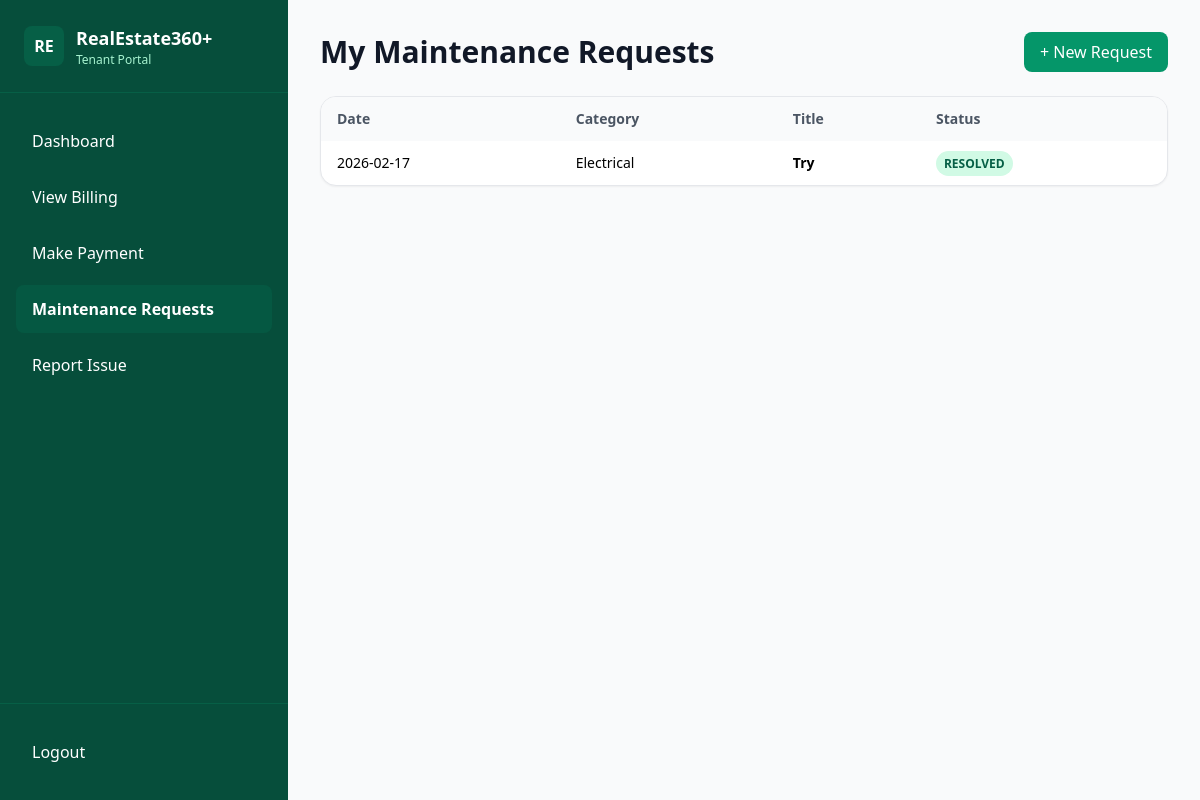
The page /maintenance/ (signed in) on the database as committed earlier.
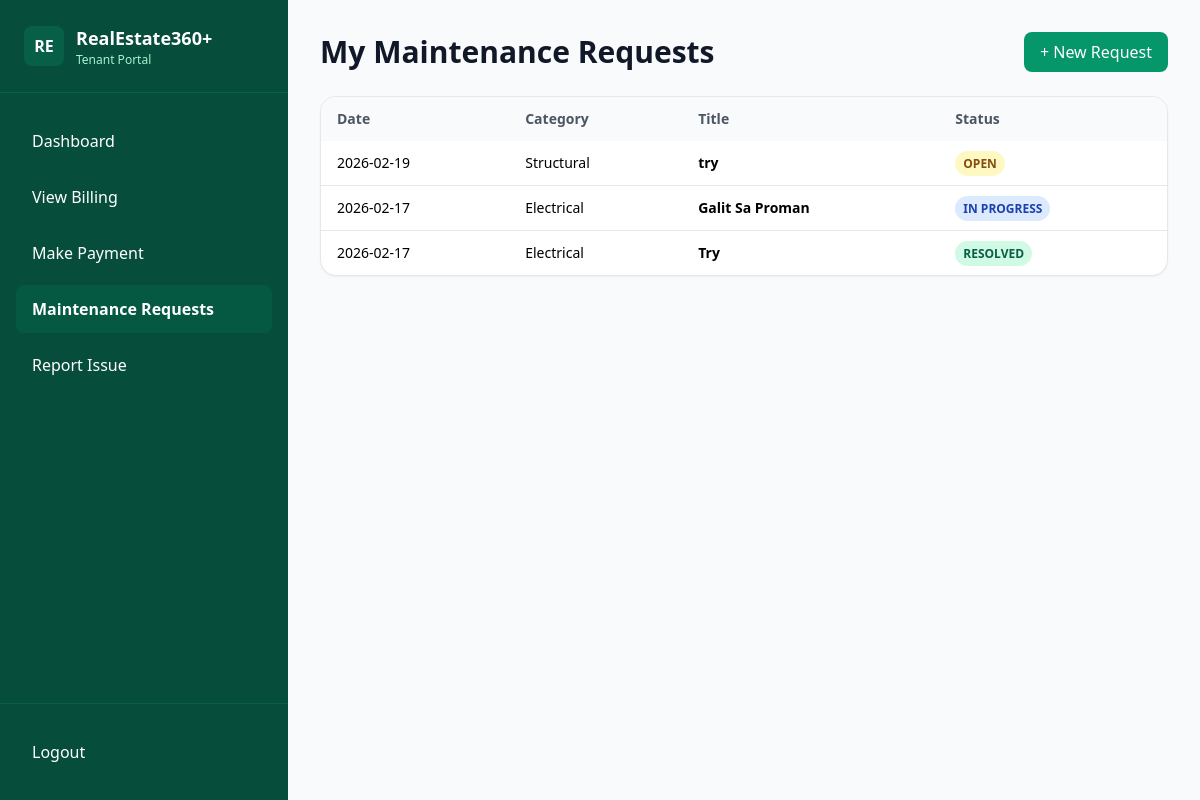
The same page on the database as committed later.
### maintenance/models.py (models this page shows, shortened)
class MaintenanceRequest(models.Model):
    CATEGORY_CHOICES = [
        ("PLUMBING", "Plumbing"),
        ("ELECTRICAL", "Electrical"),
        ("STRUCTURAL", "Structural"),
        ("OTHER", "Other"),
    ]
    STATUS_CHOICES = [
        ("OPEN", "Open"),
        ("IN_PROGRESS", "In Progress"),
        ("RESOLVED", "Resolved"),
        ("CLOSED", "Closed"),
    ]
    PRIORITY_CHOICES = [
        ("LOW", "Low"),
        ("MEDIUM", "Medium"),
        ("HIGH", "High"),
        ("URGENT", "Urgent"),
    ]
    tenant = models.ForeignKey(settings.AUTH_USER_MODEL, on_delete=models.CASCADE, related_name="maintenance_requests")
    lease = models.ForeignKey(Lease, on_delete=models.SET_NULL, null=True, blank=True, related_name="maintenance_requests")
    category = models.CharField(max_length=20, choices=CATEGORY_CHOICES)
    title = models.CharField(max_length=120)
    description = models.TextField()
    status = models.CharField(max_length=20, choices=STATUS_CHOICES, default="OPEN")
    priority = models.CharField(max_length=10, choices=PRIORITY_CHOICES, default="MEDIUM")
    created_at = models.DateTimeField(auto_now_add=True)
    updated_at = models.DateTimeField(auto_now=True)

### maintenance/views.py (the view)
# urls.py: path("", maintenance_list, name="maintenance_list"),
@login_required
def maintenance_list(request):
    user = request.user
    qs = MaintenanceRequest.objects.filter(tenant=user).order_by("-created_at")
    return render(request, "maintenance/my_requests.html", {"requests": qs})

### templates/maintenance/my_requests.html (shortened to what this page needs)
{% extends "base.html" %}
{% block content %}
<div class="min-h-screen flex bg-gray-50">
  <aside class="w-72 bg-emerald-900 text-white flex flex-col">
    <div class="px-6 py-6 border-b border-emerald-800">
      <div class="flex items-center gap-3">
        <div class="w-10 h-10 rounded-lg bg-emerald-800 flex items-center justify-center font-bold">
          RE
        </div>
        <div>
          <div class="text-lg font-bold">RealEstate360+</div>
          <div class="text-xs text-emerald-200">Tenant Portal</div>
        </div>
      </div>
    </div>
    <nav class="px-4 py-6 space-y-2 flex-1">
      <a href="{% url 'tenant_dashboard' %}"
         class="block px-4 py-3 rounded-lg hover:bg-emerald-800/40 transition">
        Dashboard
      </a>
       <a href="{% url 'tenant_billing' %}" class="block px-4 py-3 rounded-lg hover:bg-emerald-800/40 transition">
      View Billing
     </a>
      <a href="{% url 'tenant_pay_advance' %}"
         class="block px-4 py-3 rounded-lg hover:bg-emerald-800/40 transition">
        Make Payment
      </a>
      <a href="{% url 'maintenance_list' %}"
         class="block px-4 py-3 rounded-lg bg-emerald-800/60 hover:bg-emerald-800 transition font-semibold">
        Maintenance Requests
      </a>
      <a href="{% url 'report_issue' %}"
         class="block px-4 py-3 rounded-lg hover:bg-emerald-800/40 transition">
        Report Issue
      </a>
    </nav>
    <div class="px-4 py-6 border-t border-emerald-800">
      <form method="post" action="{% url 'logout' %}">
        <button type="submit"
                class="w-full text-left px-4 py-3 rounded-lg hover:bg-emerald-800/40 transition">
          Logout
        </button>
      </form>
    </div>
  </aside>
  <main class="flex-1 px-8 py-8">
    <div class="flex items-center justify-between">
      <h1 class="text-3xl font-bold text-gray-900">My Maintenance Requests</h1>
      <a href="{% url 'report_issue' %}"
         class="bg-emerald-600 text-white px-4 py-2 rounded-lg hover:bg-emerald-700 transition">
        + New Request
      </a>
    </div>
    <div class="mt-6 bg-white rounded-2xl shadow-sm border overflow-hidden">
      <table class="min-w-full">
        <thead class="bg-gray-50">
          <tr>
            <th class="px-4 py-3 text-left text-sm font-semibold text-gray-600">Date</th>
            <th class="px-4 py-3 text-left text-sm font-semibold text-gray-600">Category</th>
            <th class="px-4 py-3 text-left text-sm font-semibold text-gray-600">Title</th>
            <th class="px-4 py-3 text-left text-sm font-semibold text-gray-600">Status</th>
          </tr>
        </thead>
        <tbody class="divide-y">
          {% for r in requests %}
            <tr class="hover:bg-gray-50">
              <td class="px-4 py-3 text-sm">{{ r.created_at|date:"Y-m-d" }}</td>
              <td class="px-4 py-3 text-sm">{{ r.get_category_display }}</td>
              <td class="px-4 py-3 text-sm font-semibold">{{ r.title }}</td>
              <td class="px-4 py-3 text-sm">
                {% if r.status == "OPEN" %}
                  <span class="px-2 py-1 rounded-full text-xs font-semibold bg-yellow-100 text-yellow-800">OPEN</span>
                {% elif r.status == "IN_PROGRESS" %}
                  <span class="px-2 py-1 rounded-full text-xs font-semibold bg-blue-100 text-blue-800">IN PROGRESS</span>
                {% elif r.status == "RESOLVED" %}
                  <span class="px-2 py-1 rounded-full text-xs font-semibold bg-emerald-100 text-emerald-800">RESOLVED</span>
                {% else %}
                  <span class="px-2 py-1 rounded-full text-xs font-semibold bg-gray-100 text-gray-800">CLOSED</span>
                {% endif %}
              </td>
            </tr>
          {% empty %}
            <tr>
              <td class="px-4 py-6 text-sm text-gray-500" colspan="4">
                No requests yet. Click “New Request” to report an issue.
              </td>
            </tr>
          {% endfor %}
        </tbody>
      </table>
    </div>
  </main>
</div>
{% endblock %}

Rows that differ between the two databases and show on the page:
added MaintenanceRequest: created_at "2026-02-19", category "Structural", title "try", status "OPEN"
added MaintenanceRequest: created_at "2026-02-17", category "Electrical", title "Galit Sa Proman", status "IN PROGRESS"
